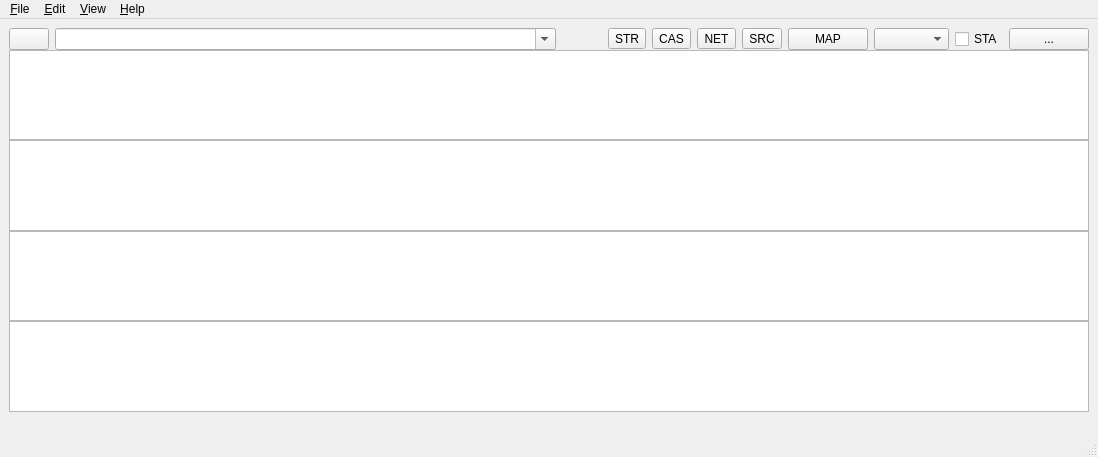
<?xml version="1.0" encoding="UTF-8"?>
<ui version="4.0">
 <class>MainForm</class>
 <widget class="QMainWindow" name="MainForm">
  <property name="geometry">
   <rect>
    <x>0</x>
    <y>0</y>
    <width>1098</width>
    <height>457</height>
   </rect>
  </property>
  <property name="windowTitle">
   <string>MainWindow</string>
  </property>
  <widget class="QWidget" name="centralwidget">
   <layout class="QHBoxLayout" name="horizontalLayout">
    <item>
     <widget class="QWidget" name="widget" native="true">
      <layout class="QVBoxLayout" name="verticalLayout">
       <property name="spacing">
        <number>0</number>
       </property>
       <property name="leftMargin">
        <number>0</number>
       </property>
       <property name="topMargin">
        <number>0</number>
       </property>
       <property name="rightMargin">
        <number>0</number>
       </property>
       <property name="bottomMargin">
        <number>0</number>
       </property>
       <item>
        <widget class="QWidget" name="HeaderPanel" native="true">
         <property name="enabled">
          <bool>true</bool>
         </property>
         <property name="toolTip">
          <string/>
         </property>
         <property name="layoutDirection">
          <enum>Qt::LeftToRight</enum>
         </property>
         <property name="text" stdset="0">
          <string/>
         </property>
         <layout class="QHBoxLayout" name="horizontalLayout_4">
          <property name="leftMargin">
           <number>0</number>
          </property>
          <property name="topMargin">
           <number>0</number>
          </property>
          <property name="rightMargin">
           <number>0</number>
          </property>
          <property name="bottomMargin">
           <number>0</number>
          </property>
          <item>
           <widget class="QPushButton" name="btnList">
            <property name="toolTip">
             <string>Update Caster List</string>
            </property>
            <property name="text">
             <string/>
            </property>
            <property name="icon">
             <iconset resource="../icon/resources.qrc">
              <normaloff>:/buttons/reload</normaloff>:/buttons/reload</iconset>
            </property>
           </widget>
          </item>
          <item>
           <widget class="QComboBox" name="cBAddress">
            <property name="sizePolicy">
             <sizepolicy hsizetype="MinimumExpanding" vsizetype="Fixed">
              <horstretch>0</horstretch>
              <verstretch>0</verstretch>
             </sizepolicy>
            </property>
            <property name="toolTip">
             <string>Caster Address:Port</string>
            </property>
            <property name="editable">
             <bool>true</bool>
            </property>
           </widget>
          </item>
          <item>
           <widget class="QPushButton" name="btnUpdate">
            <property name="toolTip">
             <string>Update Data Streams</string>
            </property>
            <property name="icon">
             <iconset resource="../icon/resources.qrc">
              <normaloff>:/buttons/load</normaloff>:/buttons/load</iconset>
            </property>
            <property name="flat">
             <bool>true</bool>
            </property>
           </widget>
          </item>
          <item>
           <widget class="QToolButton" name="btnTypeStr">
            <property name="sizePolicy">
             <sizepolicy hsizetype="Minimum" vsizetype="Fixed">
              <horstretch>0</horstretch>
              <verstretch>0</verstretch>
             </sizepolicy>
            </property>
            <property name="toolTip">
             <string>Data Streams</string>
            </property>
            <property name="text">
             <string>STR</string>
            </property>
            <property name="checkable">
             <bool>true</bool>
            </property>
           </widget>
          </item>
          <item>
           <widget class="QToolButton" name="btnTypeCas">
            <property name="sizePolicy">
             <sizepolicy hsizetype="Minimum" vsizetype="Fixed">
              <horstretch>0</horstretch>
              <verstretch>0</verstretch>
             </sizepolicy>
            </property>
            <property name="toolTip">
             <string>Caster</string>
            </property>
            <property name="text">
             <string>CAS</string>
            </property>
            <property name="checkable">
             <bool>true</bool>
            </property>
           </widget>
          </item>
          <item>
           <widget class="QToolButton" name="btnTypeNet">
            <property name="sizePolicy">
             <sizepolicy hsizetype="Minimum" vsizetype="Fixed">
              <horstretch>0</horstretch>
              <verstretch>0</verstretch>
             </sizepolicy>
            </property>
            <property name="toolTip">
             <string>Networks</string>
            </property>
            <property name="text">
             <string>NET</string>
            </property>
            <property name="checkable">
             <bool>true</bool>
            </property>
           </widget>
          </item>
          <item>
           <widget class="QToolButton" name="btnTypeSrc">
            <property name="sizePolicy">
             <sizepolicy hsizetype="Minimum" vsizetype="Fixed">
              <horstretch>0</horstretch>
              <verstretch>0</verstretch>
             </sizepolicy>
            </property>
            <property name="toolTip">
             <string>Source Table</string>
            </property>
            <property name="text">
             <string>SRC</string>
            </property>
            <property name="checkable">
             <bool>true</bool>
            </property>
           </widget>
          </item>
          <item>
           <widget class="QPushButton" name="btnMap">
            <property name="toolTip">
             <string/>
            </property>
            <property name="text">
             <string>MAP</string>
            </property>
           </widget>
          </item>
          <item>
           <widget class="QComboBox" name="cBFilterFormat">
            <property name="toolTip">
             <string/>
            </property>
            <item>
             <property name="text">
              <string/>
             </property>
            </item>
            <item>
             <property name="text">
              <string>RTCM 3</string>
             </property>
            </item>
            <item>
             <property name="text">
              <string>RTCM 2</string>
             </property>
            </item>
            <item>
             <property name="text">
              <string>RAW</string>
             </property>
            </item>
           </widget>
          </item>
          <item>
           <widget class="QCheckBox" name="cBStatationMask">
            <property name="toolTip">
             <string/>
            </property>
            <property name="text">
             <string>STA</string>
            </property>
            <property name="checked">
             <bool>false</bool>
            </property>
           </widget>
          </item>
          <item>
           <widget class="QPushButton" name="btnSta">
            <property name="enabled">
             <bool>true</bool>
            </property>
            <property name="toolTip">
             <string/>
            </property>
            <property name="text">
             <string>...</string>
            </property>
            <property name="flat">
             <bool>false</bool>
            </property>
           </widget>
          </item>
         </layout>
        </widget>
       </item>
       <item>
        <widget class="QTableWidget" name="tWTableCas">
         <property name="editTriggers">
          <set>QAbstractItemView::NoEditTriggers</set>
         </property>
         <property name="selectionBehavior">
          <enum>QAbstractItemView::SelectRows</enum>
         </property>
         <property name="sortingEnabled">
          <bool>true</bool>
         </property>
        </widget>
       </item>
       <item>
        <widget class="QPlainTextEdit" name="tETableSrc">
         <property name="toolTip">
          <string/>
         </property>
         <property name="plainText">
          <string/>
         </property>
        </widget>
       </item>
       <item>
        <widget class="QTableWidget" name="tWTableNet">
         <property name="editTriggers">
          <set>QAbstractItemView::NoEditTriggers</set>
         </property>
         <property name="selectionBehavior">
          <enum>QAbstractItemView::SelectRows</enum>
         </property>
         <property name="sortingEnabled">
          <bool>true</bool>
         </property>
        </widget>
       </item>
       <item>
        <widget class="QTableWidget" name="tWTableStr">
         <property name="editTriggers">
          <set>QAbstractItemView::NoEditTriggers</set>
         </property>
         <property name="selectionBehavior">
          <enum>QAbstractItemView::SelectRows</enum>
         </property>
         <property name="sortingEnabled">
          <bool>true</bool>
         </property>
        </widget>
       </item>
       <item>
        <widget class="QWidget" name="wgMessage" native="true">
         <property name="enabled">
          <bool>true</bool>
         </property>
         <property name="toolTip">
          <string/>
         </property>
         <property name="layoutDirection">
          <enum>Qt::LeftToRight</enum>
         </property>
         <property name="text" stdset="0">
          <string/>
         </property>
         <layout class="QHBoxLayout" name="horizontalLayout_3">
          <property name="spacing">
           <number>0</number>
          </property>
          <property name="leftMargin">
           <number>0</number>
          </property>
          <property name="topMargin">
           <number>0</number>
          </property>
          <property name="rightMargin">
           <number>0</number>
          </property>
          <property name="bottomMargin">
           <number>0</number>
          </property>
          <item>
           <widget class="QLabel" name="lblMessage">
            <property name="text">
             <string/>
            </property>
           </widget>
          </item>
         </layout>
        </widget>
       </item>
      </layout>
     </widget>
    </item>
   </layout>
  </widget>
  <widget class="QMenuBar" name="menubar">
   <property name="geometry">
    <rect>
     <x>0</x>
     <y>0</y>
     <width>1098</width>
     <height>23</height>
    </rect>
   </property>
   <widget class="QMenu" name="File">
    <property name="enabled">
     <bool>true</bool>
    </property>
    <property name="toolTip">
     <string/>
    </property>
    <property name="title">
     <string>&amp;File</string>
    </property>
    <addaction name="actMenuOpen"/>
    <addaction name="actMenuSave"/>
    <addaction name="separator"/>
    <addaction name="actMenuQuit"/>
   </widget>
   <widget class="QMenu" name="Edit">
    <property name="enabled">
     <bool>true</bool>
    </property>
    <property name="toolTip">
     <string/>
    </property>
    <property name="title">
     <string>&amp;Edit</string>
    </property>
    <addaction name="actMenuUpdateCaster"/>
    <addaction name="separator"/>
    <addaction name="actMenuUpdateTable"/>
   </widget>
   <widget class="QMenu" name="View">
    <property name="enabled">
     <bool>true</bool>
    </property>
    <property name="toolTip">
     <string/>
    </property>
    <property name="title">
     <string>&amp;View</string>
    </property>
    <addaction name="actMenuViewStr"/>
    <addaction name="actMenuViewCas"/>
    <addaction name="actMenuViewNet"/>
    <addaction name="separator"/>
    <addaction name="actMenuViewSrc"/>
   </widget>
   <widget class="QMenu" name="Help">
    <property name="enabled">
     <bool>true</bool>
    </property>
    <property name="toolTip">
     <string/>
    </property>
    <property name="title">
     <string>&amp;Help</string>
    </property>
    <addaction name="actMenuAbout"/>
   </widget>
   <addaction name="File"/>
   <addaction name="Edit"/>
   <addaction name="View"/>
   <addaction name="Help"/>
  </widget>
  <widget class="QStatusBar" name="statusbar"/>
  <action name="actMenuOpen">
   <property name="text">
    <string>&amp;Open Source Table...</string>
   </property>
  </action>
  <action name="actMenuSave">
   <property name="text">
    <string>&amp;Save Source Table...</string>
   </property>
  </action>
  <action name="actMenuQuit">
   <property name="text">
    <string>&amp;Quit</string>
   </property>
  </action>
  <action name="actMenuUpdateCaster">
   <property name="text">
    <string>Update &amp;Caster List</string>
   </property>
  </action>
  <action name="actMenuUpdateTable">
   <property name="text">
    <string>Update Source &amp;Table</string>
   </property>
  </action>
  <action name="actMenuViewStr">
   <property name="checkable">
    <bool>true</bool>
   </property>
   <property name="text">
    <string>&amp;Stream List</string>
   </property>
  </action>
  <action name="actMenuViewCas">
   <property name="checkable">
    <bool>true</bool>
   </property>
   <property name="text">
    <string>&amp;Caster List</string>
   </property>
  </action>
  <action name="actMenuViewNet">
   <property name="checkable">
    <bool>true</bool>
   </property>
   <property name="text">
    <string>&amp;Network List</string>
   </property>
  </action>
  <action name="actMenuViewSrc">
   <property name="checkable">
    <bool>true</bool>
   </property>
   <property name="text">
    <string>S&amp;ource Table</string>
   </property>
  </action>
  <action name="actMenuAbout">
   <property name="text">
    <string>&amp;About...</string>
   </property>
  </action>
 </widget>
 <resources>
  <include location="../icon/resources.qrc"/>
 </resources>
 <connections/>
</ui>
